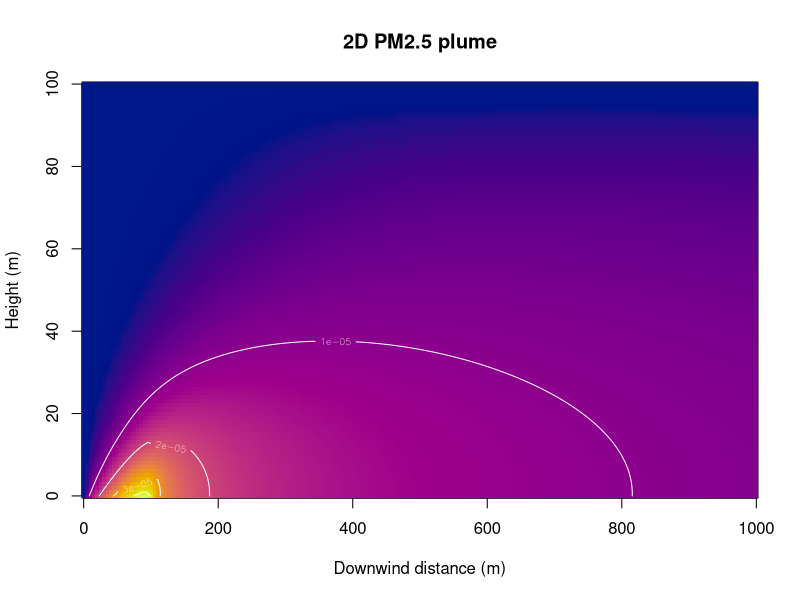
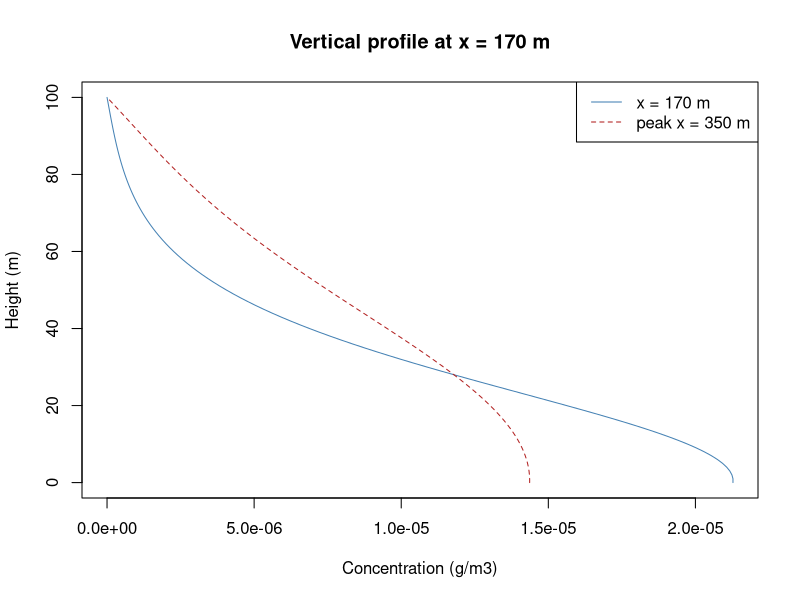
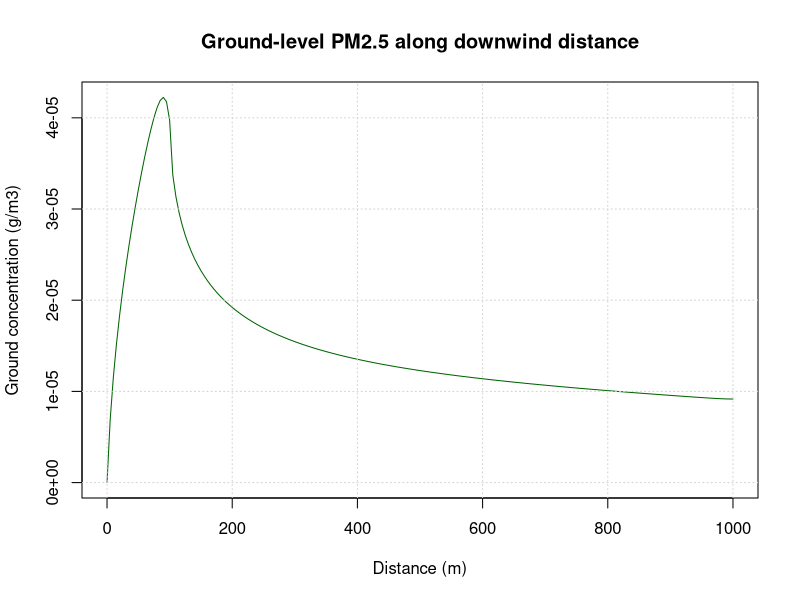

Write the R code that produced these figures, in order. (Note: a time limit stopped this script after it produced the figures.)
library(data.table)

emissions_data <- fread("emission_data.csv")

pollutants <- c("PM2.5", "NOx", "CO2")
for (p in pollutants) {
  col_km <- paste0(p, "_g_per_km")
  if (!col_km %in% names(emissions_data)) stop(paste("ERROR: Column", col_km, "not found"))
  emissions_data[[col_km]] <- as.numeric(emissions_data[[col_km]])
  emissions_data[[paste0(p, "_g_per_m")]] <- emissions_data[[col_km]] / 1000.0
}

vehicle     <- "Heavy_Duty_Diesel"
vehicle_row <- emissions_data[Vehicle_Type == vehicle]

E_PM25         <- vehicle_row$PM2.5_g_per_m
vehicles_per_s <- 1800 / 3600
E_eff          <- E_PM25 * vehicles_per_s

u     <- 3.5
w     <- 0.1
D_h   <- 50.0
D_z   <- 10.0
k_dep <- 3e-5
dx    <- 5.0
dz    <- 1.0

dt <- min(dx / u * 0.9, 0.5 / (D_h/dx^2 + D_z/dz^2) * 0.9)

T_sim           <- 600.0
x_domain        <- c(0, 1000)
z_domain        <- c(0, 100)
source_region_x <- c(0.0, 100.0)

solve_2d <- function(u, w, D_h, D_z, k_dep, source_region_x,
                     z_domain=c(0, 100), x_domain=c(0, 1000),
                     dx=5.0, dz=1.0, dt, T=600.0, E_eff) {

  nx <- as.integer((x_domain[2] - x_domain[1]) / dx) + 1
  nz <- as.integer((z_domain[2] - z_domain[1]) / dz) + 1
  nt <- as.integer(T / dt)
  x  <- seq(x_domain[1], x_domain[2], length.out = nx)
  z  <- seq(z_domain[1], z_domain[2], length.out = nz)
  C  <- matrix(0.0, nrow = nz, ncol = nx)

  S    <- matrix(0.0, nrow = nz, ncol = nx)
  mask <- (x >= source_region_x[1]) & (x <= source_region_x[2])
  S[1, mask] <- E_eff / dz

  for (n in seq_len(nt)) {
    Cn     <- C
    adv_x  <- -u  * dt / (2*dx) * (cbind(Cn[, 2:nx], Cn[, nx]) - cbind(Cn[, 1], Cn[, 1:(nx-1)]))
    adv_z  <- -w  * dt / (2*dz) * (rbind(Cn[2:nz, ], Cn[nz, ]) - rbind(Cn[1, ], Cn[1:(nz-1), ]))
    diff_x <- D_h * dt / dx^2   * (cbind(Cn[, 2:nx], Cn[, nx]) - 2*Cn + cbind(Cn[, 1], Cn[, 1:(nx-1)]))
    diff_z <- D_z * dt / dz^2   * (rbind(Cn[2:nz, ], Cn[nz, ]) - 2*Cn + rbind(Cn[1, ], Cn[1:(nz-1), ]))

    C <- Cn + adv_x + adv_z + diff_x + diff_z + S * dt - k_dep * Cn * dt

    C[, 1]      <- 0.0
    C[, nx]     <- C[, nx-1]
    C[1, !mask] <- C[2, !mask]
    C[nz, ]     <- 0.0
    C[C < 0]    <- 0.0
  }

  list(x=x, z=z, C=C)
}

result_2d <- solve_2d(u=u, w=w, D_h=D_h, D_z=D_z, k_dep=k_dep,
                      source_region_x=source_region_x,
                      z_domain=z_domain, x_domain=x_domain,
                      dx=dx, dz=dz, dt=dt, T=T_sim, E_eff=E_eff)
x2 <- result_2d$x
z2 <- result_2d$z
C2 <- result_2d$C

pdf("pm25_2d_results.pdf", width=8, height=6)

image(x2, z2, t(C2), col=hcl.colors(256, "plasma"),
      xlab="Downwind distance (m)", ylab="Height (m)",
      main="2D PM2.5 plume")
contour(x2, z2, t(C2), add=TRUE, col="white", nlevels=5)

ix_170  <- which.min(abs(x2 - 170))
ix_peak <- which.max(colSums(C2))
plot(C2[, ix_170], z2, type="l", col="steelblue",
     xlab="Concentration (g/m3)", ylab="Height (m)",
     main=paste("Vertical profile at x =", round(x2[ix_170]), "m"))
lines(C2[, ix_peak], z2, col="firebrick", lty=2)
legend("topright", legend=c(paste("x =", round(x2[ix_170]), "m"),
                             paste("peak x =", round(x2[ix_peak]), "m")),
       col=c("steelblue","firebrick"), lty=c(1,2))

plot(x2, C2[1,], type="l", col="darkgreen",
     xlab="Distance (m)", ylab="Ground concentration (g/m3)",
     main="Ground-level PM2.5 along downwind distance")
grid()

dev.off()

baseline     <- list(u=u, w=w, D_h=D_h, D_z=D_z, k_dep=k_dep)
param_sweeps <- list(
  u     = c(1.0, 3.5, 6.0),
  w     = c(0.0, 0.1, 0.3),
  D_h   = c(10.0, 50.0, 100.0),
  D_z   = c(5.0, 10.0, 30.0),
  k_dep = c(1e-5, 3e-5, 1e-4)
)

run_sweep <- function(param_name, values, baseline, source_region_x, E_eff,
                      z_domain, x_domain, dx, dz, T_sim) {
  peak_total  <- numeric(length(values))
  peak_ground <- numeric(length(values))
  for (i in seq_along(values)) {
    args <- baseline
    args[[param_name]] <- values[i]
    dt_i <- min(dx / args$u * 0.9, 0.5 / (args$D_h/dx^2 + args$D_z/dz^2) * 0.9)
    res  <- solve_2d(u=args$u, w=args$w, D_h=args$D_h, D_z=args$D_z,
                     k_dep=args$k_dep, source_region_x=source_region_x,
                     z_domain=z_domain, x_domain=x_domain,
                     dx=dx, dz=dz, dt=dt_i, T=T_sim, E_eff=E_eff)
    peak_total[i]  <- max(res$C)
    peak_ground[i] <- max(res$C[1, ])
  }
  list(peak_total=peak_total, peak_ground=peak_ground)
}

pdf("sensitivity_2d.pdf", width=8, height=6)
for (param_name in names(param_sweeps)) {
  values  <- param_sweeps[[param_name]]
  results <- run_sweep(param_name, values, baseline, source_region_x, E_eff,
                       z_domain, x_domain, dx, dz, T_sim)
  plot(values, results$peak_total, type="o", col="steelblue", pch=16,
       xlab=param_name, ylab="Peak concentration (g/m3)",
       main=paste("Sensitivity: full-domain peak vs", param_name))
  grid()
  plot(values, results$peak_ground, type="o", col="firebrick", pch=16,
       xlab=param_name, ylab="Ground peak concentration (g/m3)",
       main=paste("Sensitivity: ground-level peak vs", param_name))
  grid()
}
dev.off()
